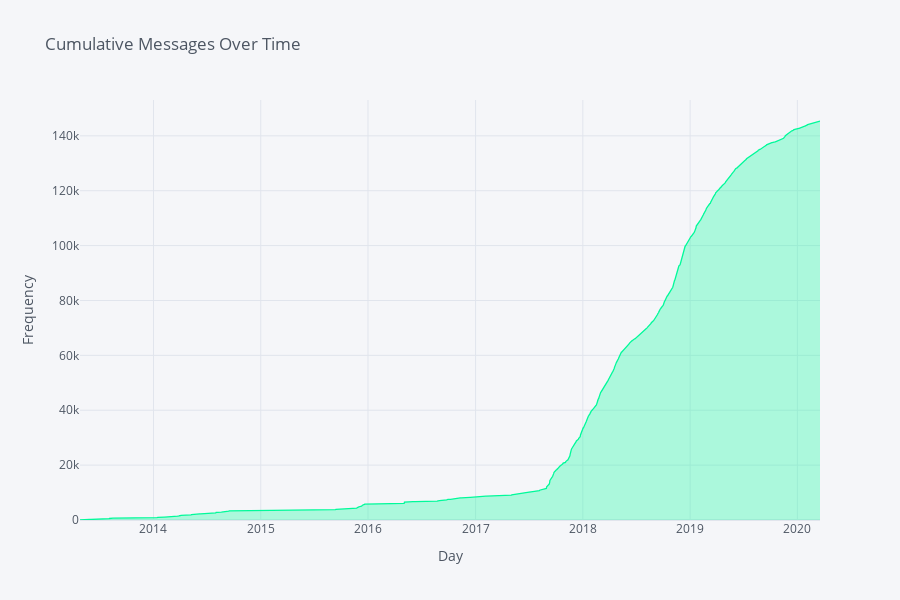

The notebook cell saved with this chart:
### Code cell
df_date_rollingsum = df_combined.groupby(['date'])['content'].count().cumsum()
df_date_rollingsum_fig = df_date_rollingsum.iplot(dimensions=(900,600),colors=["MediumSpringGreen",],kind='area',fill=True,title="Cumulative Messages Over Time ",yTitle="Frequency",xTitle="Day",asFigure=True)
df_date_rollingsum_fig.write_image("images/cumu_msgs.svg")
df_date_rollingsum_fig.show()

### Figure 1 — Plotly figure (JSON) as saved in the notebook; plotly's stock layout.template omitted (floating-point values rounded to 4 significant figures; data arrays with more than 128 entries replaced by an {"elided": "..."} marker saying what was removed)
{"data": [{"fill": "tonexty", "fillcolor": "rgba(0, 250, 154, 0.3)", "line": {"color": "rgba(0, 250, 154, 1.0)", "dash": "solid", "shape": "linear", "width": 1.3}, "mode": "lines", "name": "content", "text": "", "type": "scatter", "x": {"elided": "1474 str values"}, "y": {"elided": "1474 int values"}}], "layout": {"height": 600, "legend": {"bgcolor": "#F5F6F9", "font": {"color": "#4D5663"}}, "paper_bgcolor": "#F5F6F9", "plot_bgcolor": "#F5F6F9", "title": {"font": {"color": "#4D5663"}, "text": "Cumulative Messages Over Time "}, "width": 900, "xaxis": {"gridcolor": "#E1E5ED", "showgrid": true, "tickfont": {"color": "#4D5663"}, "title": {"font": {"color": "#4D5663"}, "text": "Day"}, "zerolinecolor": "#E1E5ED"}, "yaxis": {"gridcolor": "#E1E5ED", "showgrid": true, "tickfont": {"color": "#4D5663"}, "title": {"font": {"color": "#4D5663"}, "text": "Frequency"}, "zerolinecolor": "#E1E5ED"}}}
